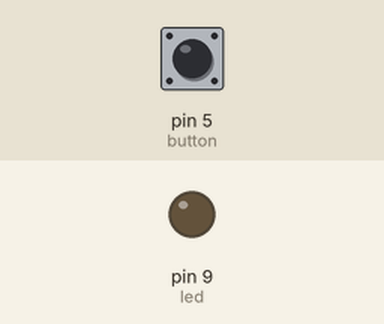
The sketch below on a simulated Arduino Uno, built with avr-gcc and run on an emulated ATmega328P. On the bench: output pins drawn as LEDs (lit = HIGH). Inputs (shaded band) come from the test bench; at power-on: pin 5 (button) LOW.

Above: at 1.2 s.
1.3 s: pin 5 (button) pulled HIGH for 0.15 s
At 1.37 s:
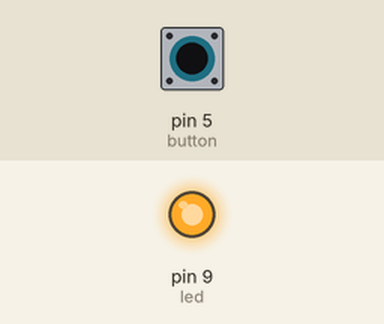
2.9 s: pin 5 (button) pulled HIGH for 3.2 s
At 6.4 s:
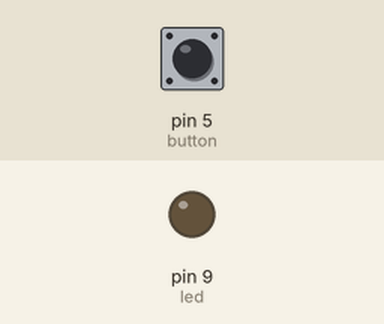
Timing chart, 0 to 7.9 s (numbered marks = the images above; inputs shaded):
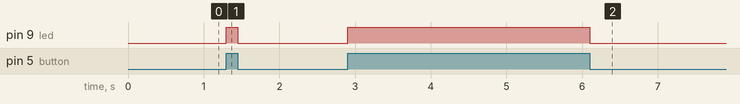

The sketch:

Blink_led_via_push_button.ino
```cpp
int button=5;
int led=9;
int buttonstate;

void setup()
{
  pinMode(led,OUTPUT);
  pinMode(button,INPUT);
}

void loop()
{
  buttonstate=digitalRead(button);
  if(buttonstate==HIGH)
    digitalWrite(led,HIGH);
  else
    digitalWrite(led,LOW);
}
```

Measured:
- after the input at 1.3 s, pin 9 (led): LOW → HIGH at once, → LOW 0.15 s later
- after the input at 2.9 s, pin 9 (led): LOW → HIGH at once, → LOW 3.2 s later
